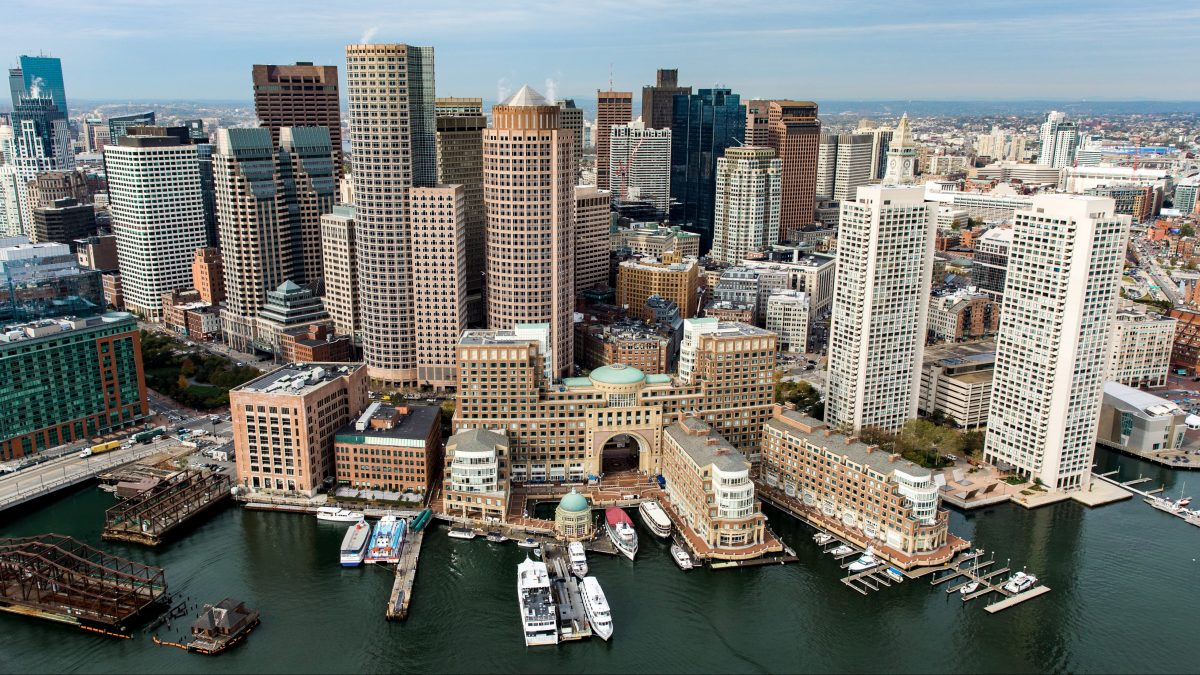
#> input picture opencv-(task 3)/boston.jpg, 1200 x 675 px
$ python contours.py
#> lines starting #> are read from the running program, lines starting #| are printed output that depends on the picture; after the words box and inside, x2 and y2 are one past the last pixel; in counts of white or black regions, pixels touching at a corner belong together
import cv2 as cv
import numpy as np

img= cv.imread('boston.jpg')
#> img is the input picture: shape (675, 1200, 3); mean B, G, R 116.3, 120.8, 118.7
cv.imshow('image', img)

blank=np.zeros(img.shape, dtype='uint8')
gray_image = cv.cvtColor(img, cv.COLOR_BGR2GRAY)
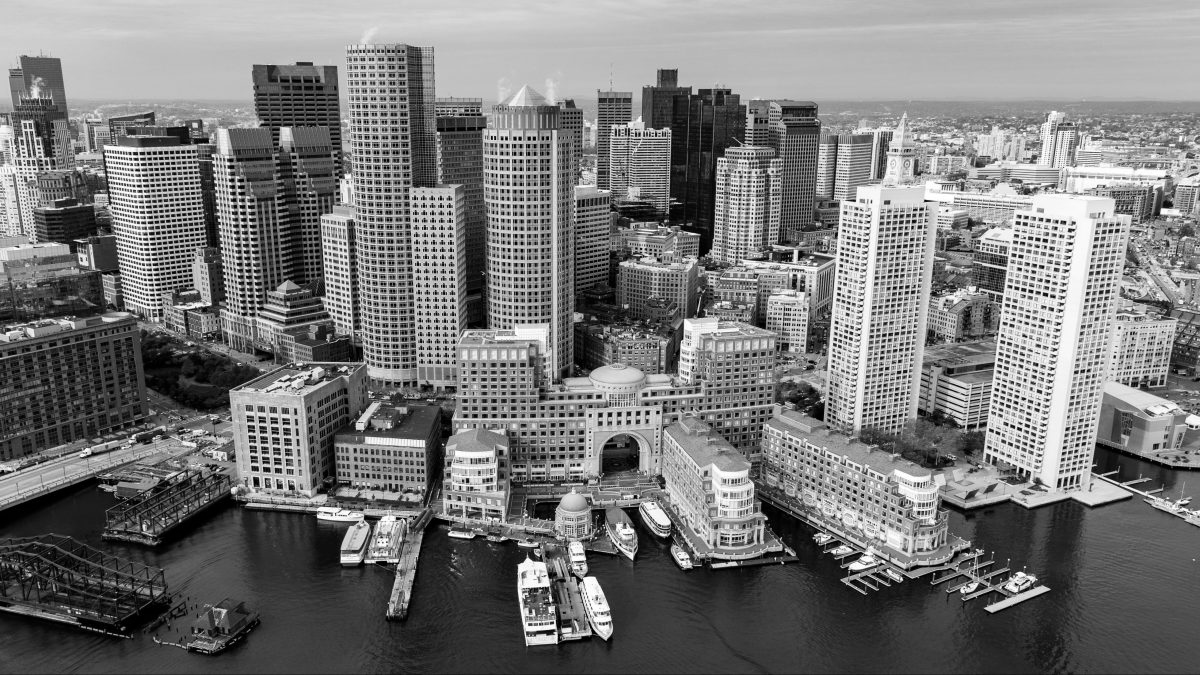
#> gray_image: shape (675, 1200); min 0, max 255, mean 119.7
#cv.imshow('grayscale',gray_image)

blur= cv.GaussianBlur(gray_image,(3,3), cv.BORDER_DEFAULT)
#cv.imshow('blur',blur)

canny=cv.Canny(gray_image, 150,175)
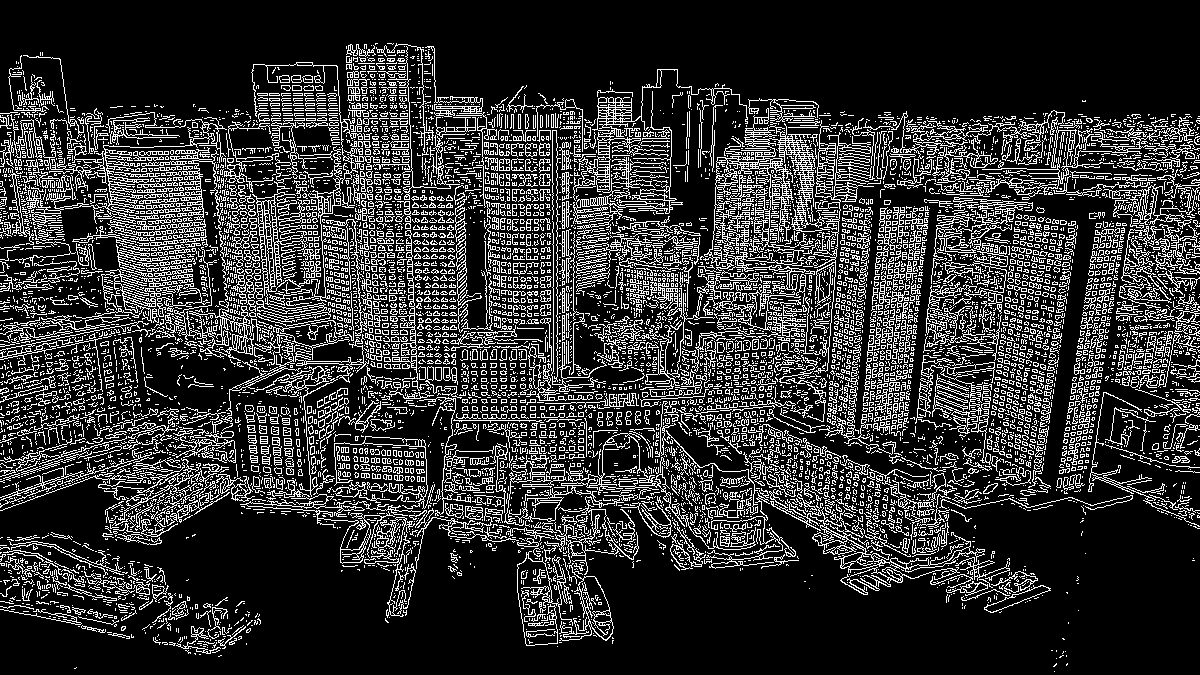
#> canny: shape (675, 1200); 19.6% white in thin lines or dots
cv.imshow('Canny edges', canny)

ret,thresh= cv.threshold(blur, 150, 255, cv.THRESH_BINARY) #converting  to binary
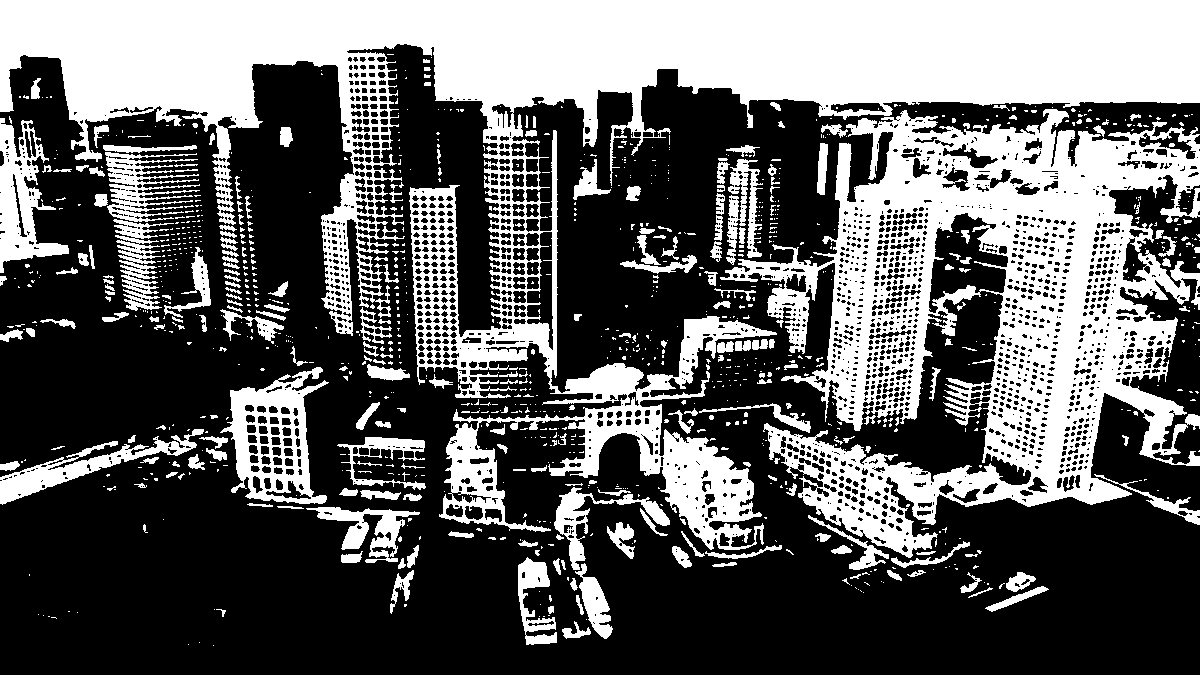
#> thresh: shape (675, 1200); 37.9% white; 1078 white regions (832 under 20 px)
cv.imshow('Threshold', thresh)
contours,hierarchies=cv.findContours(thresh, cv.RETR_LIST, cv.CHAIN_APPROX_SIMPLE)
#> contours = 3057 contours, 2031 with area under 20; largest, box (x1, y1, x2, y2) and area: (0, 0, 1200, 550) 169774, (720, 109, 1200, 558) 109832, (220, 367, 329, 504) 8484, (0, 118, 69, 273) 4829, (928, 212, 1009, 314) 4536
print(len(contours))
#| 3057

cv.drawContours(blank, contours, -1,(0,0,255),1)
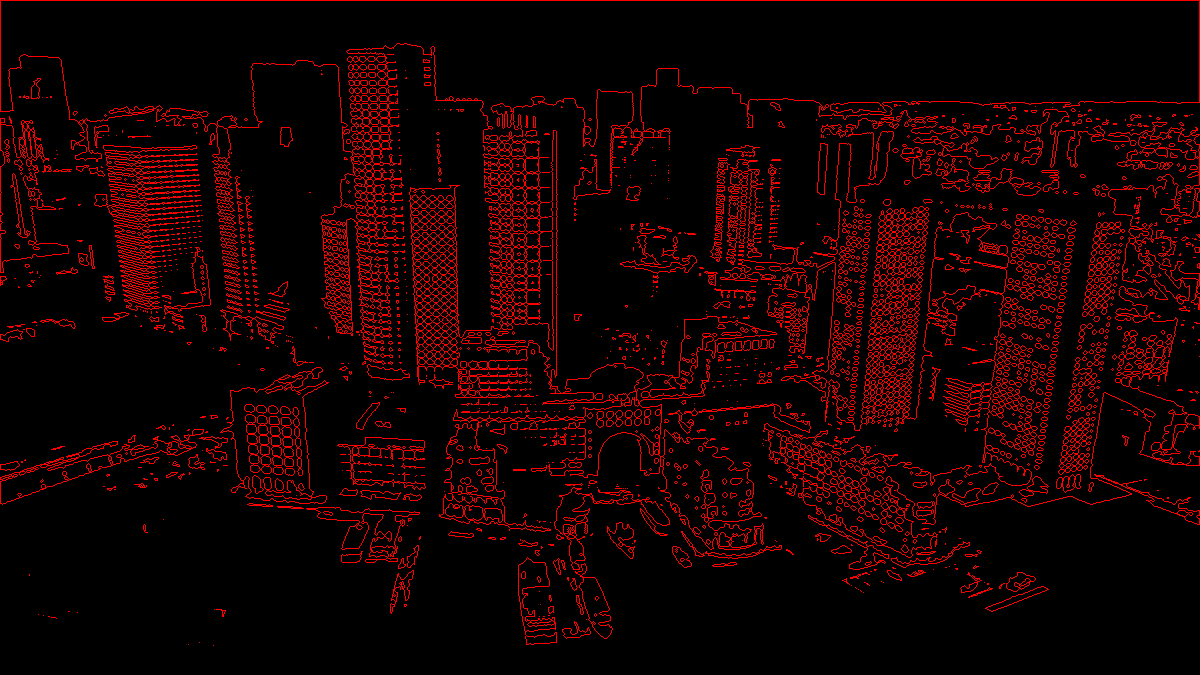
#> blank: shape (675, 1200, 3); mean of channels 0, 1, 2 0, 0, 22; drawn as B, G, R
cv.imshow('Contours',blank)
cv.waitKey(0)
